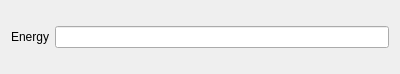
<?xml version="1.0" encoding="UTF-8"?>
<ui version="4.0">
 <class>EnergyView</class>
 <widget class="QWidget" name="EnergyView">
  <property name="geometry">
   <rect>
    <x>0</x>
    <y>0</y>
    <width>400</width>
    <height>74</height>
   </rect>
  </property>
  <property name="windowTitle">
   <string>Form</string>
  </property>
  <layout class="QGridLayout" name="gridLayout_2">
   <item row="0" column="0">
    <layout class="QGridLayout" name="gridLayout">
     <item row="0" column="0">
      <widget class="QLabel" name="label">
       <property name="text">
        <string>Energy</string>
       </property>
      </widget>
     </item>
     <item row="0" column="1">
      <widget class="QLineEdit" name="lineEdit_energy">
       <property name="alignment">
        <set>Qt::AlignRight|Qt::AlignTrailing|Qt::AlignVCenter</set>
       </property>
      </widget>
     </item>
    </layout>
   </item>
  </layout>
 </widget>
 <resources/>
 <connections/>
</ui>
